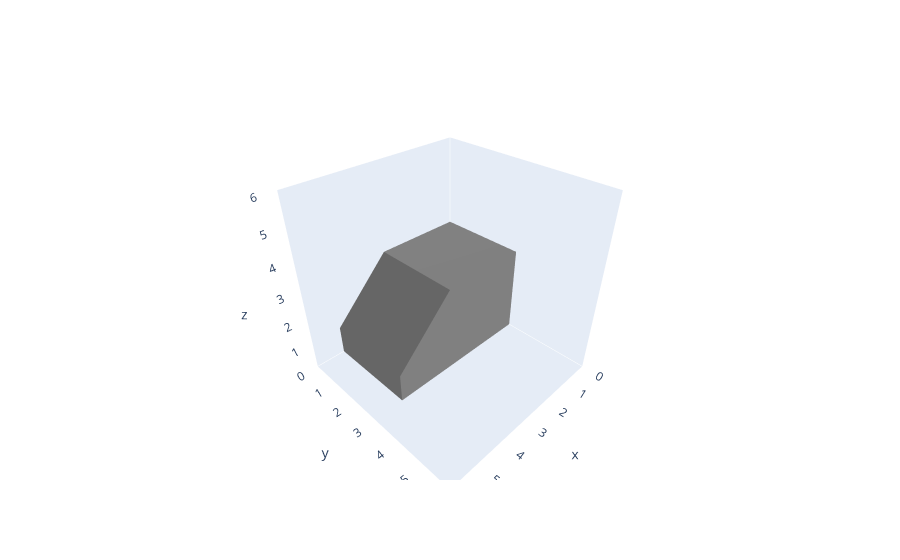

Write notebook code for a chart like this one.
### Code cell
plotter.draw_3d_plot(mesh, vol_space.shape)

### Figure 1 — Plotly figure (JSON) as saved in the notebook; plotly's stock layout.template omitted (floating-point values rounded to 4 significant figures)
{"data": [{"alphahull": 0, "color": "grey", "flatshading": true, "type": "mesh3d", "x": [0, 0, 0, 0, 0, 0, 0, 0, 0, 0, 0, 0, 1, 1, 1, 1, 2, 2, 2, 2, 3, 3, 3, 3, 3, 3, 3, 3, 4, 4, 4, 4, 5, 5, 5, 5, 5, 5, 5, 5], "y": [0, 0, 0, 0, 1, 1, 2, 2, 3, 3, 3, 3, 0, 0, 3, 3, 0, 0, 3, 3, 0, 0, 0, 1, 2, 3, 3, 3, 0, 0, 3, 3, 0, 0, 1, 1, 2, 2, 3, 3], "z": [0, 1, 2, 3, 0, 3, 0, 3, 0, 1, 2, 3, 0, 3, 0, 3, 0, 3, 0, 3, 0, 2, 3, 3, 3, 0, 2, 3, 0, 1, 0, 1, 0, 1, 0, 1, 0, 1, 0, 1]}], "layout": {"autosize": true, "scene": {"aspectmode": "cube", "aspectratio": {"x": 1, "y": 1, "z": 1}, "xaxis": {"range": [0, 6], "showgrid": false, "showspikes": false, "type": "linear"}, "yaxis": {"range": [0, 6], "showgrid": false, "showspikes": false, "type": "linear"}, "zaxis": {"range": [0, 6], "showgrid": false, "showspikes": false, "type": "linear"}}}}
